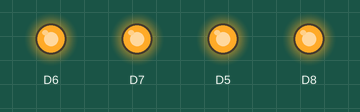
A sketch run on a simulated ESP8266 (Wemos D1 mini). Shown: output pins drawn as LEDs (lit = HIGH).

Above: at 1.5 s.
At 4.5 s:
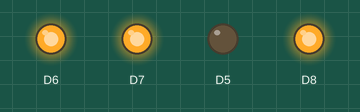
At 7.5 s:
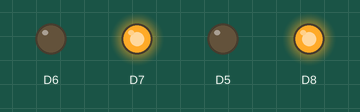
At 10.5 s:
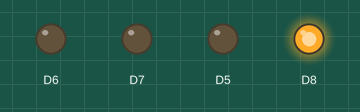
At 13.5 s:
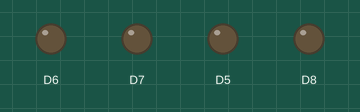
Timing chart, 0 to 19.5 s (numbered marks = the images above):
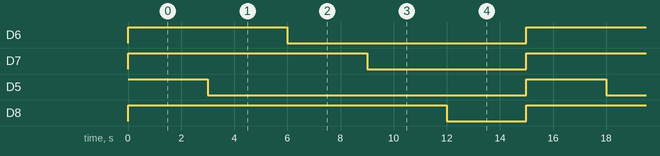

Measured:
- by itself, D6: alternates HIGH for 6.0 s and LOW for 9.0 s
- by itself, D7: alternates HIGH for 9.0 s and LOW for 6.0 s
- by itself, D5: alternates HIGH for 3.0 s and LOW for 12.0 s
- by itself, D8: alternates HIGH for 12.0 s and LOW for 3.0 s

The sketch:

test.ino
```cpp
void setup() {
  // put your setup code here, to run once:
  pinMode(D6,OUTPUT);
  pinMode(D7,OUTPUT);
  pinMode(D5,OUTPUT);
  pinMode(D8,OUTPUT);

  digitalWrite(D5,HIGH);
  digitalWrite(D6,HIGH);
  digitalWrite(D7,HIGH);
  digitalWrite(D8,HIGH);


}

void loop() {
  // put your main code here, to run repeatedly:
  delay(3000);
  digitalWrite(D5,LOW);
  delay(3000);
  digitalWrite(D6,LOW);
  delay(3000);
  digitalWrite(D7,LOW);
  delay(3000);
  digitalWrite(D8,LOW);
  delay(3000);

  digitalWrite(D5,HIGH);
  digitalWrite(D6,HIGH);
  digitalWrite(D7,HIGH);
  digitalWrite(D8,HIGH);
}
```
